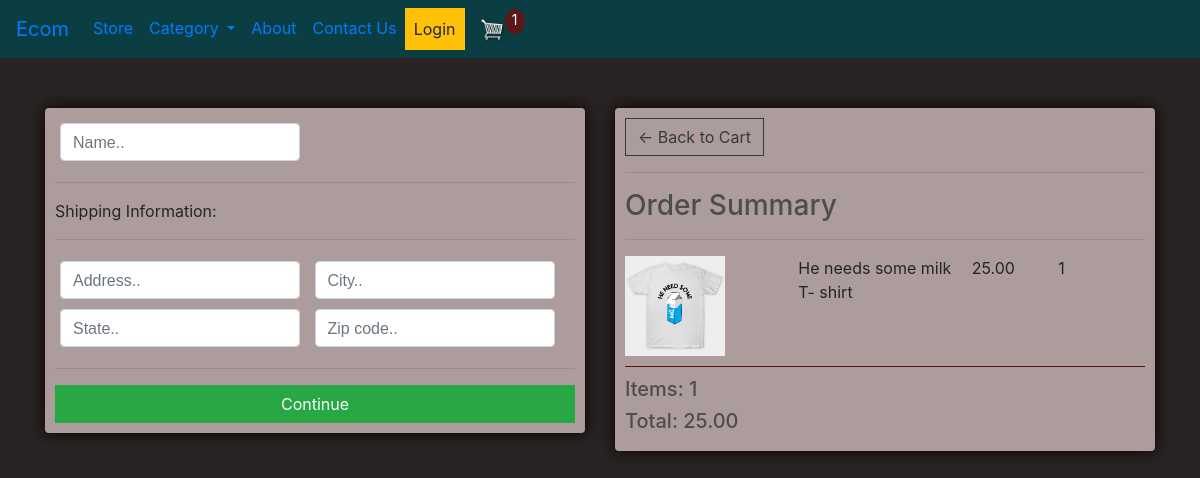
The app's page /checkout/ (signed in) with its own data.
### ecom/models.py (models this page shows, shortened)
class OrderItem(models.Model):
    product = models.ForeignKey(Product, on_delete=models.SET_NULL, blank=True, null=True)
    order = models.ForeignKey(Order, on_delete=models.SET_NULL, blank=True, null=True)
    quantity = models.IntegerField(default=0, null=True, blank=True)
    date_added = models.DateTimeField(auto_now_add=True)
    @property
    def get_total(self):
        total = self.product.price * self.quantity
        return total

class Product(models.Model):
    name = models.CharField(max_length=200, null=True)
    price = models.DecimalField(max_digits=7,decimal_places=2)
    digital = models.FloatField(default=False, null=True, blank=False)
    image = models.ImageField(null=True, blank=True)
    @property
    def imageURL(Self):
        try:
            url = Self.image.url
        except:
            url =''
        return url

class Order(models.Model):
    customer = models.ForeignKey(Customer, on_delete=models.SET_NULL, blank=True, null=True)
    date_ordered = models.DateTimeField(auto_now_add=True)
    complete = models.BooleanField(default=False, null=True, blank=False)
    transaction_id = models.CharField(max_length=200, null = True)
    @property
    def get_cart_total(self):
        orderitems = self.orderitem_set.all()
        total = sum([item.get_total for item in orderitems])
        return total
    @property
    def get_cart_items(self):
        orderitems = self.orderitem_set.all()
        total = sum([item.quantity for item in orderitems])
        return total
    @property
    def shipping(self):
        shipping = False
        orderitems =self.orderitem_set.all()
        for i in orderitems:
            if i.product.digital == False:
                shipping = True
        return shipping

### ecom/views.py (the view)
# urls.py: path('checkout/', views.checkout, name="checkout"),
def checkout(request):
	if request.user.is_authenticated:
		order, created= Order.objects.get_or_create(complete= False)
		items = order.orderitem_set.all()
		cartItems = order.get_cart_items
	else:
		items = []
		order = {'get_cart_total': 0,'get_cart_items':0, 'shipping': False}
		cartItems = order['get_cart_items']
	context = {'items': items, 'order': order, 'cartItems': cartItems, 'fname':request.user.first_name}
	return render( request, 'ecom/checkout.html', context)

### ecom/templates/ecom/checkout.html (shortened to what this page needs)
{% extends 'ecom/index.html' %}
{% load static %}
{% block content %}
<div class="row">
    <div class="col-lg-6">
        <div class="box-element" id="form-wrapper">
            <form id="form">
                <div id="user-info">
                    <div class="form-field">
                        <input required class="form-control" type="text" name="name" placeholder="Name..">
                    </div>
                </div>
                <div id="shipping-info">
                    <hr>
                    <p>Shipping Information:</p>
                    <hr>
                    <div class="form-field">
                        <input class="form-control" type="text" name="address" placeholder="Address..">
                    </div>
                    <div class="form-field">
                        <input class="form-control" type="text" name="city" placeholder="City..">
                    </div>
                    <div class="form-field">
                        <input class="form-control" type="text" name="state" placeholder="State..">
                    </div>
                    <div class="form-field">
                        <input class="form-control" type="text" name="zipcode" placeholder="Zip code..">
                    </div>
                </div>
                <hr>
                <input id="form-button" class="btn btn-success btn-block" type="submit" value="Continue">
            </form>
        </div>
        <br>
    </div>
    <div class="col-lg-6">
        <div class="box-element">
            <a  class="btn btn-outline-dark" href="{% url 'cart' %}">&#x2190; Back to Cart</a>
            <hr>
            <h3>Order Summary</h3>
            <hr>
            {% for item in items %}
            <div class="cart-row">
                <div style="flex:2"><img class="row-image" src="{{item.product.imageURL}}"></div>
                <div style="flex:2"><p>{{item.product.name}}</p></div>
                <div style="flex:1"><p>{{item.product.price}}</p></div>
                <div style="flex:1"><p>{{item.quantity}}</p></div>
            </div>
            {% endfor %}
            <h5>Items:  {{order.get_cart_items}}</h5>
            <h5>Total:  {{order.get_cart_total|floatformat:2}}</h5>
        </div>
    </div>
</div>
{% endblock content %}

### static/css/main.css (style rules this page uses)
body { background-color: #292323; }
h1,h2,h3,h4,h5,h6 { color:hsl(0, 0%, 30%); }
.box-element { box-shadow:hsl(0, 25%, 2%) 0 0 16px; background-color: rgb(173, 156, 156); border-radius: 4px; padding: 10px; }
.col-lg-4, .col-lg-6, .col-lg-8, .col-lg-12 { margin-top: 50px; }
.btn { border-radius: 0; }
.row-image { width: 100px; }
.form-field { width:250px; display: inline-block; padding: 5px; }
.cart-row { display: flex; align-items: flex-stretch; padding-bottom: 10px; margin-bottom: 10px; border-bottom: 1px solid #5c1414; }
* { margin: 0; padding: 0; }
::placeholder { color: #fff; font-family: arial; }

### records on screen
OrderItem: product.imageURL (picture), product.name "He needs some milk T- shirt", product.price "25.00", quantity "1"
Order: get_cart_items "1", get_cart_total "25.00"

### other values on screen
{{ cartItems }} "1"
